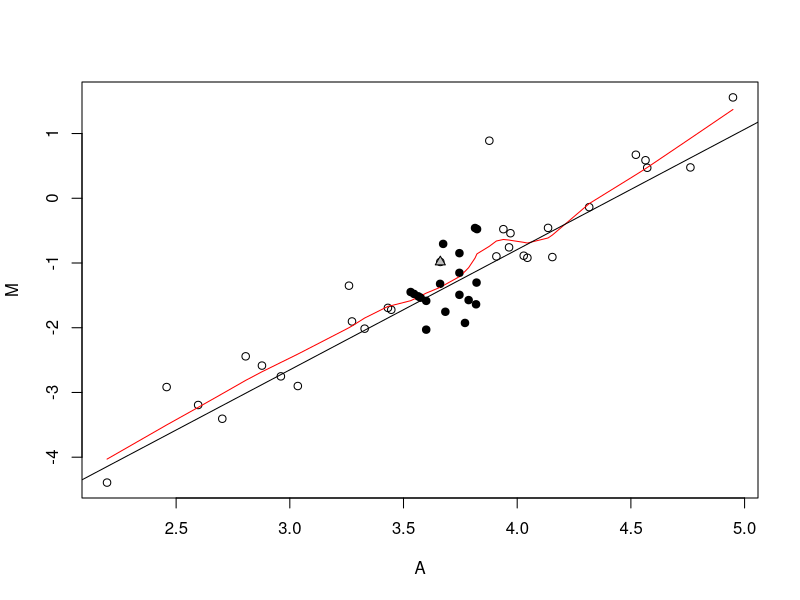

Here is the R script that generated this plot:
## ---- chunk 1
knitr::opts_chunk$set(echo = TRUE)
data(swiss)
attach(swiss)
library(ggplot2)
## ---- chunk 2
#a.) plot an MA plot for the variables Education and Infant.Mortality.
pseudoCountEdu <- log2(Education)
pseudoCountIM <- log2(Infant.Mortality)
M = pseudoCountEdu - pseudoCountIM
A = (pseudoCountEdu + pseudoCountIM)/2
df = data.frame(A, M)
plot(A, M)


#b.) Using a span of 40% fit a lowess regression to the MA plot. List the fitted values and overlay the fitted curve on the MA plot.
lowess40fit <- loess(M ~ A, data = df, span = 0.4, degree = 1)
lowess40fit
names(lowess40fit)
lines(sort(lowess40fit$x), lowess40fit$fitted[order(lowess40fit$x)], col = "red")

#c.) What is the name of the province that has values of Education = 9 and Infant.Mortality = 17.8?
rownames(swiss[which(swiss$Education == 9 & swiss$Infant.Mortality == 17.8), ])

#d.) Identify this province (Education = 9 and Infant.Mortality = 17.8) on the MA plot using plotting symbol pch=24.
points(A[36], M[36], pch=24, bg = "grey")

#e.) List the names of the 18 provinces that are nearest neighbors on the MA plot to observation with Education = 9 and Infant.Mortality = 17.8.
dist <- rank(abs(A - A[36]))
rownames(swiss[which(dist <= 19 & dist != 1), ])

#f.) Identify the 18 provinces (from part f) on the MA plot using plotting symbol pch=16.
points(A[dist <= 19 & dist != 1], M[dist <= 19 & dist != 1], pch = 16)

#g.) using the tri-cube weight function, list the weights for each of these 18 nearest neighbors listed in (3f).
neighborhood <- ifelse((dist <= 19 & dist !=1), 1, 0)
deltax <- max(dist[neighborhood == 1])
u <- ifelse(neighborhood==1, dist/deltax, NA)
weight <- ifelse( u >= 0 & u < 1, (1 - u^3)^3, 0 )
cbind(dist, neighborhood, u, weight)

#h.) Fit the weighted least squares regression model for this point using these 18 neareast neighbors for the MA plot.
local <- lm(M ~ A, x = TRUE, weights = weight )

#i.) overlay the fitted weighted least squares regression line on the MA plot.
abline(local)
